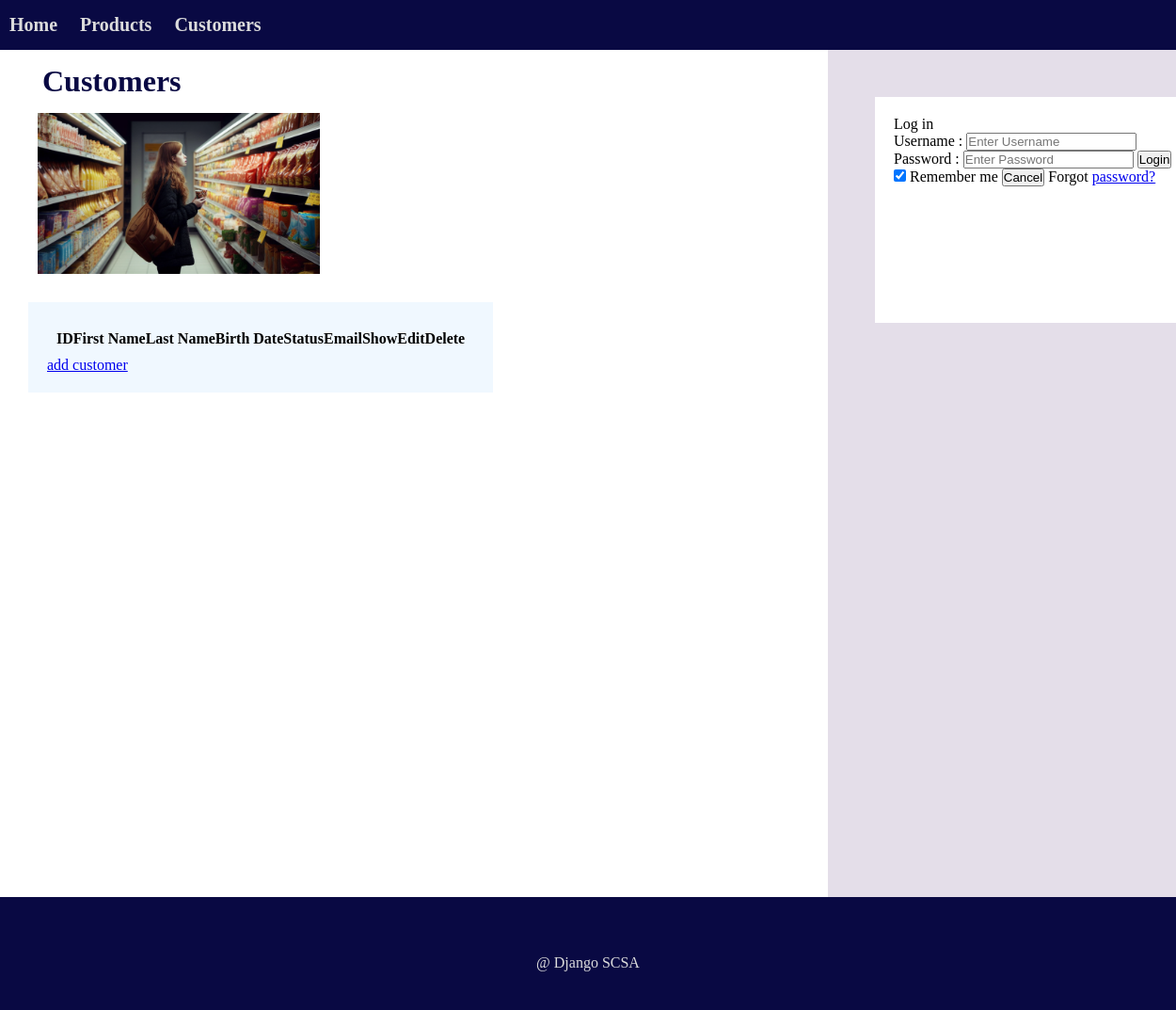
The page /customers/customer-list on the database as committed earlier.
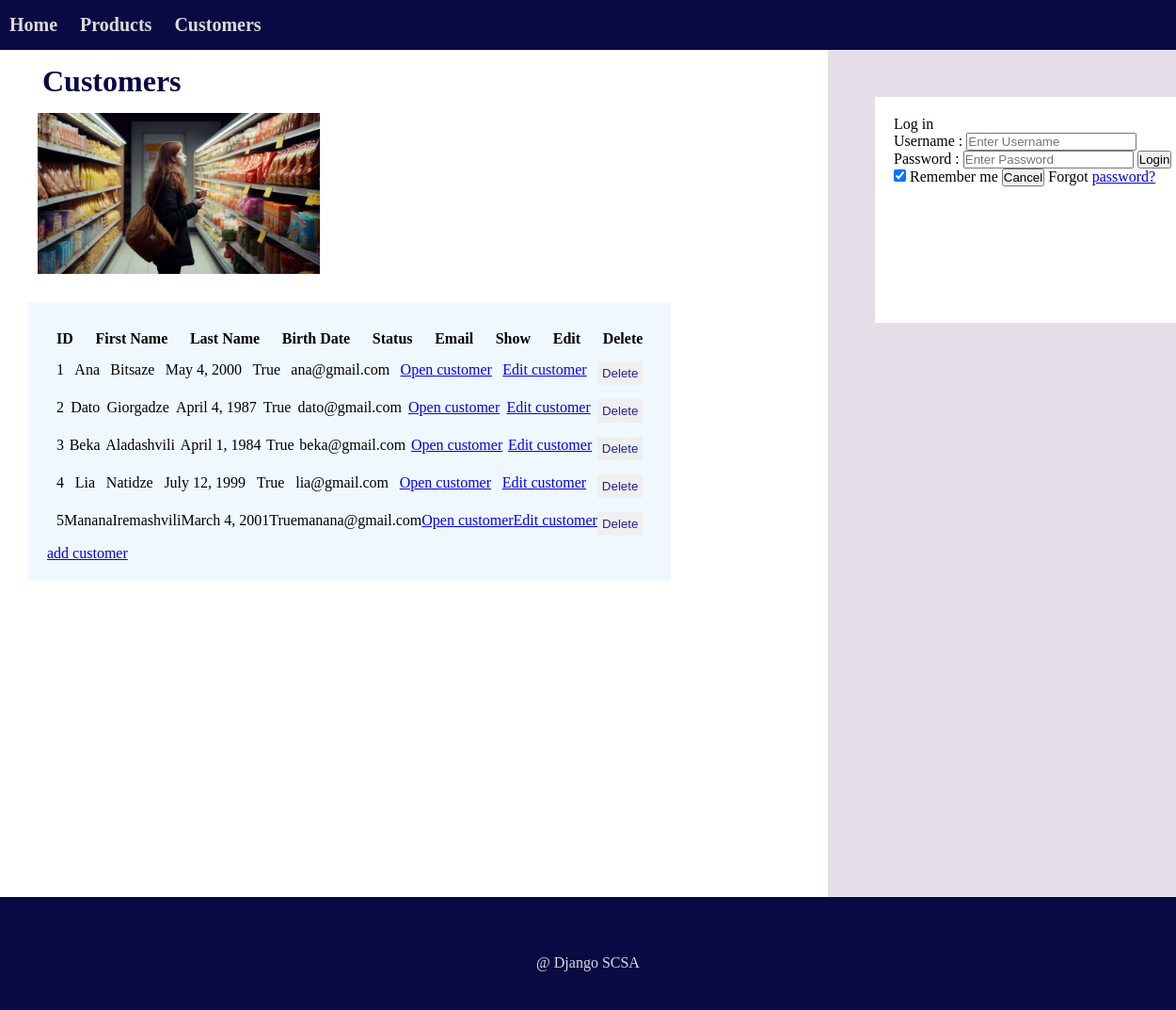
The same page on the database as committed later.
### customers/models.py (models this page shows, shortened)
class CustomerModel(models.Model):
    first_name = models.CharField(max_length=30)
    last_name = models.CharField(max_length=30)
    birth_date = models.DateField(validators=[validate_customers])
    is_active = models.BooleanField(default=True)
    email = models.EmailField(validators=[validate_email])

### customers/views.py (the view)
# urls.py: urlpatterns = [    path('', customersListView, name='customers'),]
def customersListView(request):
    customers = CustomerModel.objects.all()
    template_name = "customerslist.html"
    context = {
        'customer_list': customers,
    }
    return render(request, template_name, context)

### templates/customerslist.html (shortened to what this page needs)
{% extends 'base.html' %}
{% block content %}
{% load static %}
  <header>
    <h1>Customers </h1>
    <img src="{% static 'images/girl.png' %}" alt="Food" class="image-lists">
  <header>
  <div class="table">
    <div class="row">
      <div class="col"><h4>ID</h4></div>
      <div class="col"><h4>First Name</h4></div>
      <div class="col"><h4>Last Name</h4></div>
      <div class="col"><h4>Birth Date</h4></div>
      <div class="col"><h4>Status</h4></div>
      <div class="col"><h4>Email</h4></div>
      <div class="col"><h4>Show</h4></div>
      <div class="col"><h4>Edit</h4></div>
      <div class="col"><h4>Delete</h4></div>
    </div>
    {% for customer in customer_list %}
    <div class="row">
      <div class="col"><p>{{customer.id}}</p></div>
      <div class="col"><p>{{customer.first_name}}</p></div>
      <div class="col"><p>{{customer.last_name }}</p></div>
      <div class="col"><p>{{customer.birth_date}}</p></div>
      <div class="col"><p>{{customer.is_active}}</p></div>
      <div class="col"><p>{{customer.email}}</p></div>
      <div class="col">
        <a href="{% url 'customer' customer.id %}">Open customer</a>
    </div>
    <div class="col">
      <a href="{% url 'edit-customer' customer.id %}" >Edit customer</a>
    </div>
    <div class="col">
        <form method="POST" action="{% url 'delete-customer' customer.id %}" id="delete-form">
          <button class="edit-btn" onclick="return ConfirmDelete()">Delete</button>
        </form>
    </div>
  </div>
  {% endfor %}
  <a href="{% url 'add-customer' %}">add customer</a>
{% endblock %}

### templates/base.html (shortened to what this page needs)
{% load static %}
<!DOCTYPE html>
<html>
<head>
  <link rel="stylesheet" type="text/css" href="{% static 'css/styles.css' %}">
</head>
<body>
  <nav>
    <ul>
      <li class="navigator"><a href="{% url 'index' %}">Home</a></li>
      <li class="navigator"><a href="{% url 'product-list' %}">Products</a></li>
      <li class="navigator"><a href="{% url 'customer-list' %}">Customers</a></li>
    </ul>
  </nav>
  <div class="container">
    <main>
      {% block content %}
      {% endblock %}
    </main>
    <div class="sider">
      <div class="form-login">
        Log in
        <form action="" method="post">
          <label>Username : </label>
            <input type="text" placeholder="Enter Username" name="username" required>
            <label>Password : </label>
            <input type="password" placeholder="Enter Password" name="password" required>
            <button type="submit">Login</button>
            <input type="checkbox" checked="checked"> Remember me
            <button type="button" class="cancelbtn"> Cancel</button>
            Forgot <a href="#"> password? </a>
        </form>
      </div>
    </div>
  </div>
  <footer>
    <div>@ Django SCSA</div>
  </footer>
</body>
</html>

### static/css/styles.css (style rules this page uses)
* { margin:0; padding:0 }
body { background-color: rgb(9, 9, 67); }
h2, h1 { color: rgb(9, 9, 67); margin: 15px; }
header { width: 100%; }
.container { display: flex; justify-content: space-between; background-color: white; min-height: 900px; width: 100%; padding-left: 30px; }
.row { display: flex; justify-content:space-between; padding: 5px; margin: 5px; border-color: rgb(31, 29, 29); }
.table { background-color:aliceblue; padding: 20px; }
.image-lists { display: flex; width: 300px; margin: 10px; padding-bottom: 20px;; }
.navigator { display: inline-block; padding: 10px; font-weight: bold; }
nav { background-color: rgb(9, 9, 67); width: 100%; padding-right: 40px; padding-bottom: 5px; padding-top: 5px; }
nav a { color:gainsboro; text-decoration: none; font-size: 20px; }
.sider { width: 300px; padding: 50px; background-color: rgb(228, 222, 233); }
footer { display: flex; justify-content: center; margin-top: 20px; background-color: rgb(9, 9, 67); height:100px; }
footer div { display: flex; align-items: center; color: gainsboro; }
.form-login { padding: 20px; background-color:white; width: 100%; height: 200px; }
.edit-btn { padding: 5px; color: rgb(36, 36, 145); border-width: 0px; }

Rows that differ between the two databases and show on the page:
added CustomerModel: id "1", first_name "Ana", last_name "Bitsaze", birth_date "May 4, 2000", is_active "True", email "ana@gmail.com"
added CustomerModel: id "2", first_name "Dato", last_name "Giorgadze", birth_date "April 4, 1987", is_active "True", email "dato@gmail.com"
added CustomerModel: id "3", first_name "Beka", last_name "Aladashvili", birth_date "April 1, 1984", is_active "True", email "beka@gmail.com"
added CustomerModel: id "4", first_name "Lia", last_name "Natidze", birth_date "July 12, 1999", is_active "True", email "lia@gmail.com"
added CustomerModel: id "5", first_name "Manana", last_name "Iremashvili", birth_date "March 4, 2001", is_active "True", email "manana@gmail.com"
